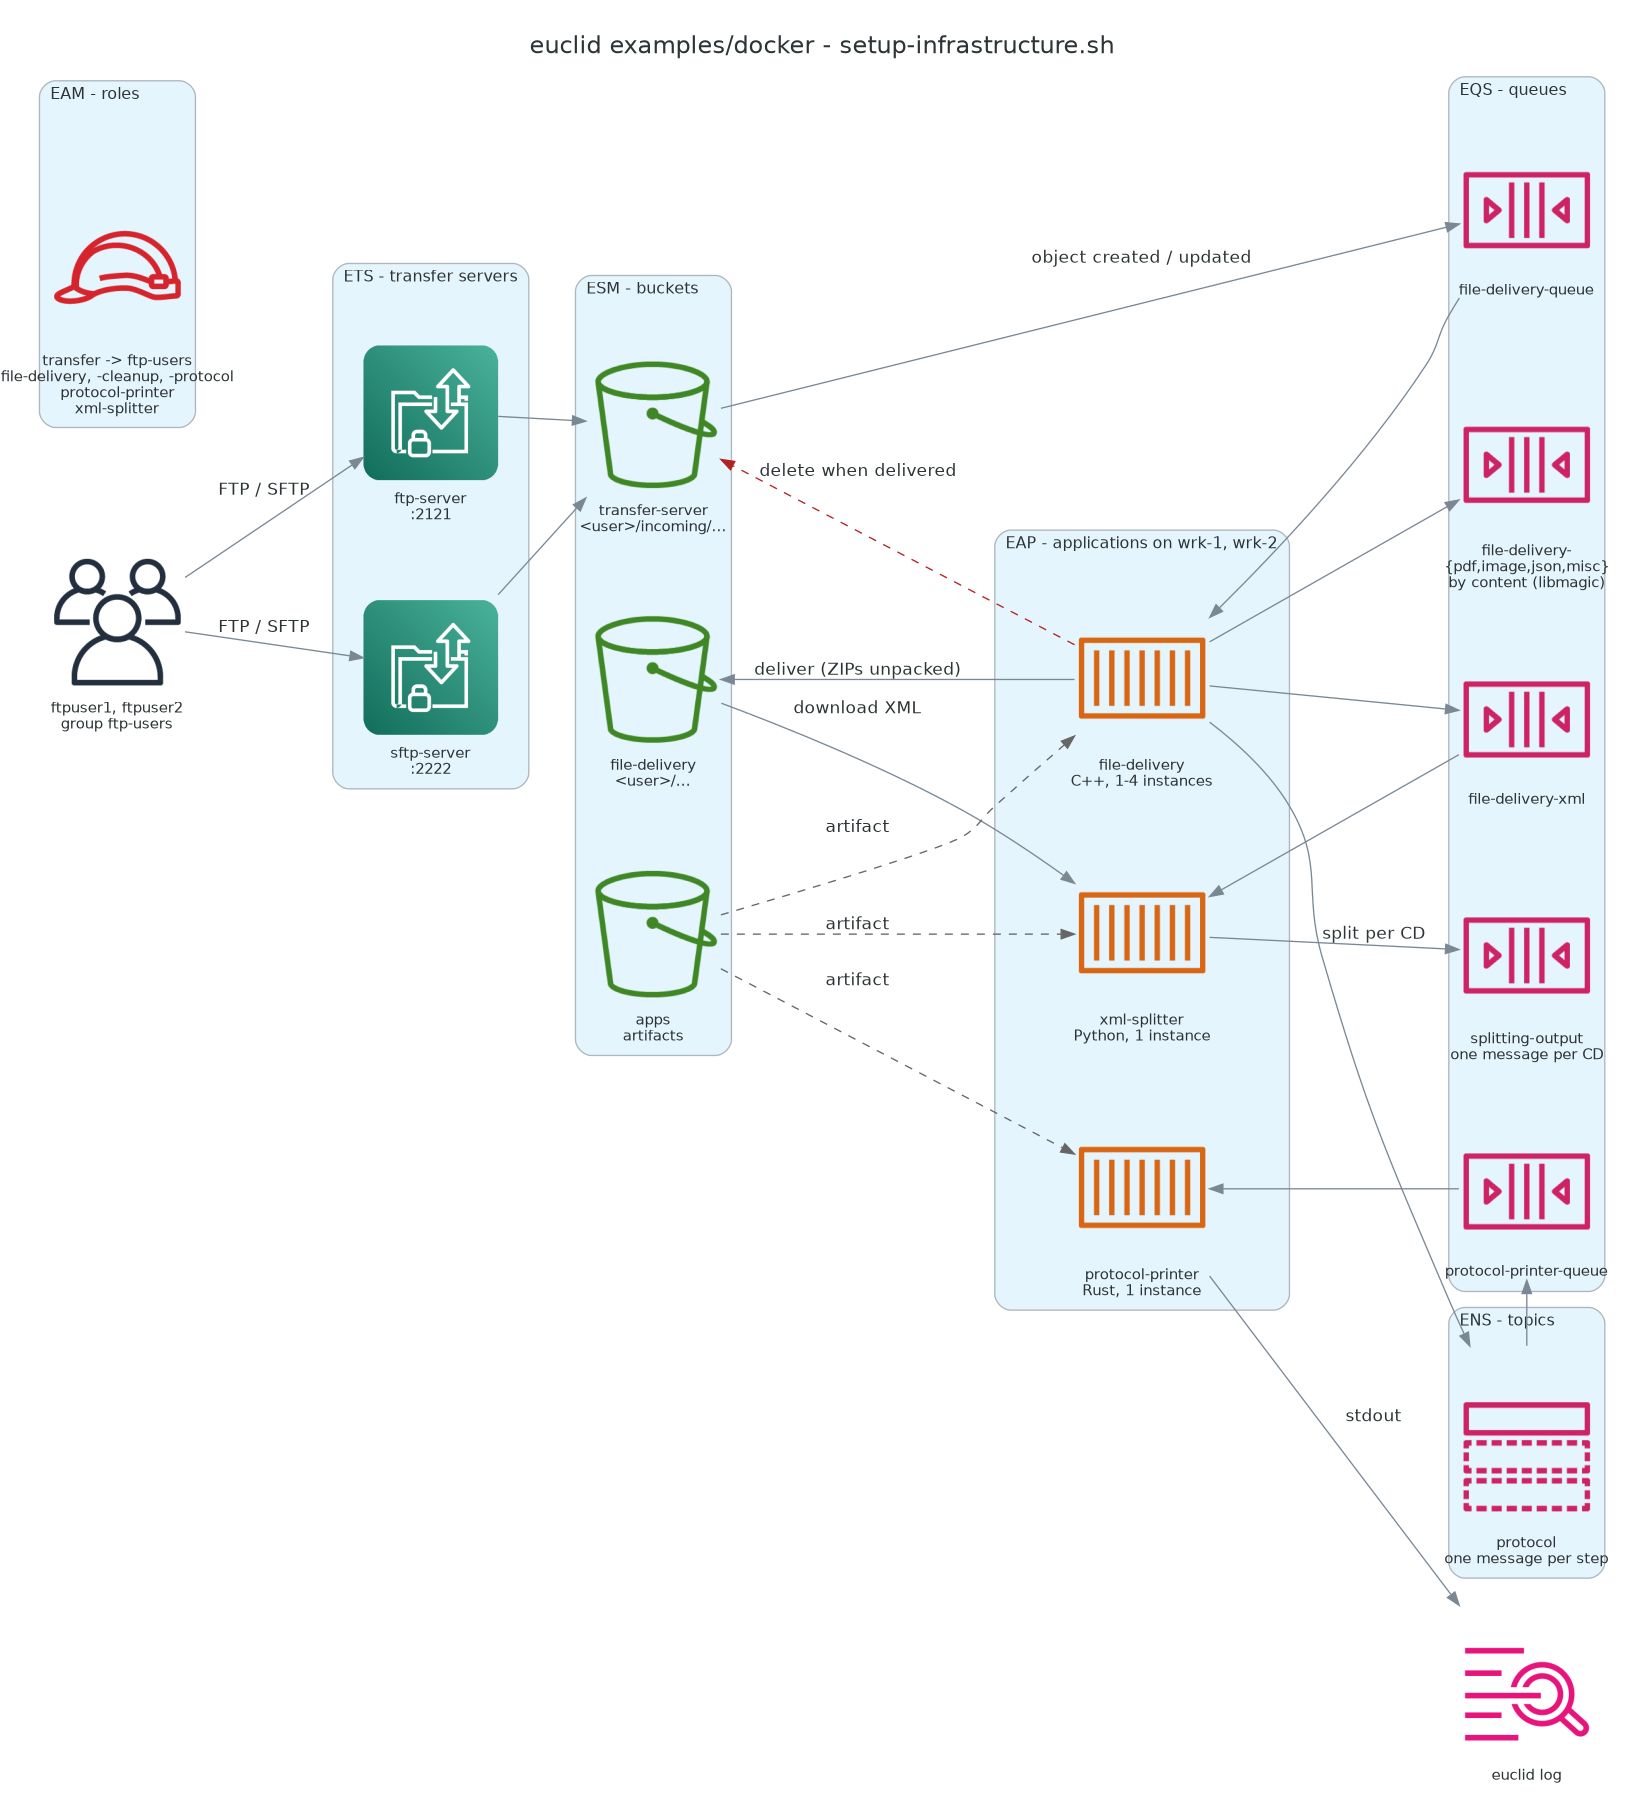

Source code (Python):
# This Source Code Form is subject to the terms of the Mozilla Public
# License, v. 2.0. If a copy of the MPL was not distributed with this
# file, You can obtain one at https://mozilla.org/MPL/2.0/.

"""What setup-infrastructure.sh sets up, drawn with the AWS architecture icons.

euclid's modules have AWS counterparts, and their icons stand in for them here:
ETS = Transfer Family, ESM = S3, EQS = SQS, ENS = SNS, EAP applications = ECS containers,
EAM = IAM, and euclid's log = CloudWatch Logs.

Renders setup-infrastructure.png next to this file. It needs Graphviz and the `diagrams` package;
render.sh runs it in a container, so neither has to be installed.
"""

from diagrams import Cluster, Diagram, Edge
from diagrams.aws.compute import ElasticContainerServiceContainer
from diagrams.aws.integration import SimpleNotificationServiceSnsTopic, SimpleQueueServiceSqsQueue
from diagrams.aws.management import CloudwatchLogs
from diagrams.aws.migration import TransferForSftp
from diagrams.aws.security import IAMRole
from diagrams.aws.storage import SimpleStorageServiceS3Bucket
from diagrams.aws.general import Users

GRAPH = {
    "fontsize": "18",
    "labelloc": "t",
    "pad": "0.3",
    "nodesep": "0.35",
    "ranksep": "0.7",
    # Curved edges: with the default right-angled ones, Graphviz places edge labels away from
    # their edges.
    "splines": "spline",
}
NODE = {"fontsize": "11"}
EDGE = {"fontsize": "10"}

# Dashed: deploys or permits rather than carries data.
deploys = {"style": "dashed", "color": "gray40"}

with Diagram(
    "euclid examples/docker - setup-infrastructure.sh",
    filename="setup-infrastructure",
    outformat="png",
    direction="LR",
    show=False,
    graph_attr=GRAPH,
    node_attr=NODE,
    edge_attr=EDGE,
):
    users = Users("ftpuser1, ftpuser2\ngroup ftp-users")

    with Cluster("ETS - transfer servers"):
        ftp = TransferForSftp("ftp-server\n:2121")
        sftp = TransferForSftp("sftp-server\n:2222")

    with Cluster("ESM - buckets"):
        transfer = SimpleStorageServiceS3Bucket("transfer-server\n<user>/incoming/...")
        delivered = SimpleStorageServiceS3Bucket("file-delivery\n<user>/...")
        apps = SimpleStorageServiceS3Bucket("apps\nartifacts")

    with Cluster("EAP - applications on wrk-1, wrk-2"):
        file_delivery = ElasticContainerServiceContainer("file-delivery\nC++, 1-4 instances")
        printer = ElasticContainerServiceContainer("protocol-printer\nRust, 1 instance")
        splitter = ElasticContainerServiceContainer("xml-splitter\nPython, 1 instance")

    with Cluster("EQS - queues"):
        uploads = SimpleQueueServiceSqsQueue("file-delivery-queue")
        # Four queues, one node: an edge to each would say the same thing four times. The XML one
        # on its own, since an application reads it.
        classified = SimpleQueueServiceSqsQueue("file-delivery-\n{pdf,image,json,misc}\nby content (libmagic)")
        xml_queue = SimpleQueueServiceSqsQueue("file-delivery-xml")
        pieces = SimpleQueueServiceSqsQueue("splitting-output\none message per CD")
        printer_queue = SimpleQueueServiceSqsQueue("protocol-printer-queue")

    with Cluster("ENS - topics"):
        protocol = SimpleNotificationServiceSnsTopic("protocol\none message per step")

    log = CloudwatchLogs("euclid log")

    # Who may do what, as a note rather than edges: lines from it to every principal only add
    # crossings.
    with Cluster("EAM - roles"):
        IAMRole("transfer -> ftp-users\nfile-delivery, -cleanup, -protocol\nprotocol-printer\nxml-splitter")

    # The upload path.
    users >> Edge(label="FTP / SFTP") >> [ftp, sftp]
    ftp >> transfer
    sftp >> transfer
    transfer >> Edge(label="object created / updated") >> uploads
    uploads >> file_delivery

    # What file-delivery does with each upload.
    file_delivery >> Edge(label="deliver (ZIPs unpacked)") >> delivered
    file_delivery >> Edge(label="delete when delivered", style="dashed", color="firebrick") >> transfer
    file_delivery >> [classified, xml_queue]
    # Unlabelled: the topic's own label says what goes there, and a label on this long edge lands
    # beside whichever node it passes.
    file_delivery >> protocol

    # And the protocol, printed.
    protocol >> printer_queue >> printer
    printer >> Edge(label="stdout") >> log

    # And the XML files, split.
    xml_queue >> splitter
    delivered >> Edge(label="download XML") >> splitter
    splitter >> Edge(label="split per CD") >> pieces

    # Deployment.
    apps >> Edge(label="artifact", **deploys) >> [file_delivery, printer, splitter]
